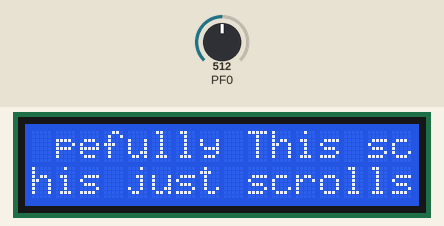
This program was run on a simulated ATmega2560, built with avr-gcc and emulated at 16 MHz. On the bench: 16×2 character LCD. Wiring (inferred from the names in the program): character LCD (HD44780): RS PH5; E PH6; data PG5, PE3, PH3, PH4. The test bench sets the inputs (shaded band); at power-on: PF0 = 512.

Above: at 1.5 s.
1.6 s: PF0 set to 212
At 1.6 s:
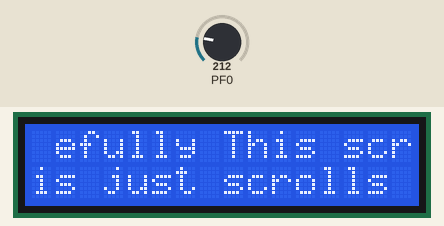
5.2 s: PF0 set to 186
At 5.8 s:
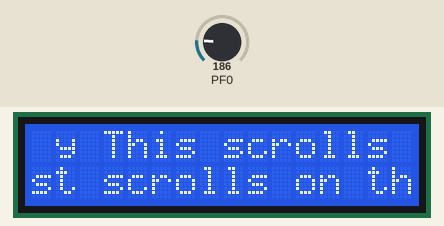
6.8 s: PF0 set to 205
At 7.9 s:
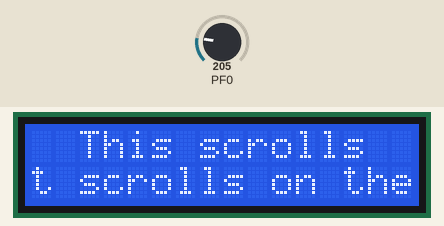
10.4 s: PF0 set to 185
12.0 s: PF0 set to 306
At 13.1 s:
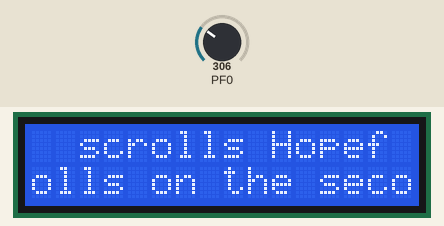
15.6 s: PF0 set to 122
Timing chart, 0 to 18.2 s (numbered marks = the images above; inputs shaded):
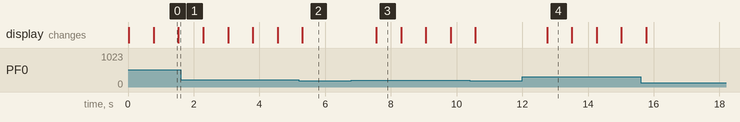

The program:

main.c
```c
#include <string.h>
#include "CSC230.h"
#include "CSC230_LCD.c"


#define MAX_STRING_LEN 17
char *l1ptr;
char *l2ptr;
char *msg1 = "Hopefully This scrolls ";
char *msg2 = "This just scrolls on the second line ";
int chkButton;
/*
Tried to implement what I had in assignment 3 for having a split scroll
decided to try to speed and slow down scroll. However the _delay_ms would
not let me use the speed variable name and was confused as to why. So now
this only pauses and resumes scrolling.
*/
//int speed = 500;

int main(void){
	char line1[MAX_STRING_LEN];
	line1[MAX_STRING_LEN - 1] = '\0';
	l1ptr = msg1;

	char line2[MAX_STRING_LEN];
	line2[MAX_STRING_LEN - 1] = '\0';
	l2ptr = msg2;

	lcd_init();
	ADCSRA = 0x87;
	ADMUX = 0x40;


	for(;;){
		lcd_xy(0, 0);

		lcd_blank(MAX_STRING_LEN);
		copyMessage1(l1ptr, line1, msg1);

		lcd_xy(0, 0);
		lcd_puts(line1);

		lcd_xy(0, 1);

		lcd_blank(MAX_STRING_LEN);
		copyMessage2(l2ptr, line2, msg2);

		lcd_xy(0, 1);
		lcd_puts(line2);

		movPointer();
		chkButton = checkButton();
		doButton(chkButton);
		_delay_ms(750);

	}


}
void copyMessage1(char* ptr, char* copiedMsg, char *msg){

	int i = 0;
	for(i = 0; i < MAX_STRING_LEN - 1; i++){
		if(*ptr == '\0'){
			ptr = msg;
		}
		else{
			*copiedMsg = *ptr;
			copiedMsg++;
			ptr++;
		}
	}
}

void copyMessage2(char* ptr, char* copiedMsg, char *msg){

	int i = 0;
	for(i = 0; i < MAX_STRING_LEN - 1; i++){
		if(*ptr == '\0'){
			ptr = msg;
		}
		else{
			*copiedMsg = *ptr;
			copiedMsg++;
			ptr++;
		}
	}
}

void movPointer(){

	if(*l1ptr == '\0'){
		l1ptr = msg1;
	}
	l1ptr++;

	if(*l2ptr == '\0'){
		l2ptr = msg2;
	}
	l2ptr++;

}

int checkButton(){

	int whichButton;
	ADCSRA |= 0x40;

	while(ADCSRA & 0x40){
		;
	}

	unsigned int lowVal = ADCL;
	unsigned int highVal = ADCH;

	lowVal = lowVal + (highVal << 8);
	if(lowVal > 1000){
		whichButton = 0;
	}

	if(lowVal < 50){
		whichButton =  1;
	}
	else if(lowVal < 195){
		whichButton = 2;
	}
	else if(lowVal < 380){
		whichButton = 3;
	}
	else if(lowVal < 555){
		whichButton = 4;
	}
	else{
		whichButton = 5;
	}

	return whichButton;

}

void doButton(int whichButton){

	int checkButton2;

	if(whichButton == 2){
		checkButton2 = checkButton();
		while(checkButton2 != 3){
			checkButton2 = checkButton();
		}
	}
}
```

CSC230.h
```c
/* CSC230.h
   CSC 230 - Summer 2018

   A header file to agglomerate the various definitions
   needed to compile C programs for the ATmega2560 board.

   Some of the code below is due to other authors, including
   Peter Dannegger and the designers of the processor and LCD shield.

   In your code, it should suffice to use the line
	#include "CSC230.h"
   instead of manually including all of the component files.

   B. Bird - 07/20/2018
*/

#ifndef CSC230_H
#define CSC230_H

//Define the clock speed of the CPU to be 16Mhz
#define F_CPU 16000000UL

#include <avr/io.h>
#include <avr/interrupt.h>
#include <util/delay.h>

// Due to Peter Dannegger
// Macro to access particular bits of a 1-byte value like variables
// (e.g. to read bit 3 of a value x, use SBIT(x,3), and to write to
//  bit 3, use a statement like 'SBIT(x,3) = 1')
struct bits {
  uint8_t b0:1, b1:1, b2:1, b3:1, b4:1, b5:1, b6:1, b7:1;
} __attribute__((__packed__));
#define SBIT_(port,pin) ((*(volatile struct bits*)&port).b##pin)
#define	SBIT(x,y)       SBIT_(x,y)


// Define the constant LCD_2X16 and set up the LCD for 2 line, 16 column mode
#define LCD_2X16

#define LCD_COLUMN      16
#define LCD_LINE        2
#define LCD_LINE1       0x80
#define LCD_LINE2       (0x80 + 0x40)


// Definitions to set up the port and pin numbers for the LCD interface
// (used by the LCD functions).
#define	LCD_D4		SBIT( PORTG, 5 )
#define	LCD_DDR_D4	SBIT( DDRG, 5 )

#define	LCD_D5		SBIT( PORTE, 3 )
#define	LCD_DDR_D5	SBIT( DDRE, 3 )

#define	LCD_D6		SBIT( PORTH, 3 )
#define	LCD_DDR_D6	SBIT( DDRH, 3 )

#define	LCD_D7		SBIT( PORTH, 4 )
#define	LCD_DDR_D7	SBIT( DDRH, 4 )

#define	LCD_RS		SBIT( PORTH, 5 )
#define	LCD_DDR_RS	SBIT( DDRH, 5 )

#define	LCD_E0		SBIT( PORTH, 6 )
#define	LCD_DDR_E0	SBIT( DDRH, 6 )


/* LCD timing constants */

#define	LCD_TIME_ENA    1.0             // 1µs
#define LCD_TIME_DAT    50.0            // 50µs
#define LCD_TIME_CLR    2000.0          // 2ms

/* LCD function declarations */

void lcd_putchar( uint8_t d );
void lcd_init( void );
void lcd_puts( void *s );
void lcd_blank( uint8_t len );          // blank n digits
void lcd_command( uint8_t d );

// An inline function to set the x and y position
// in a 2-line LCD display
static inline void lcd_xy(uint8_t x, uint8_t y){
	lcd_command(x + ((y==1) ? LCD_LINE2 : LCD_LINE1 ));
}


#endif
```

CSC230_LCD.c
```c
#include "CSC230.h"


uint8_t lcd_pos = LCD_LINE1;


static void lcd_nibble( uint8_t d )
{
  LCD_D7 = 0; if( d & 1<<7 ) LCD_D7 = 1;
  LCD_D6 = 0; if( d & 1<<6 ) LCD_D6 = 1;
  LCD_D5 = 0; if( d & 1<<5 ) LCD_D5 = 1;
  LCD_D4 = 0; if( d & 1<<4 ) LCD_D4 = 1;
  LCD_E0 = 1;
  _delay_us( LCD_TIME_ENA );
  LCD_E0 = 0;
}


static void lcd_byte( uint8_t d )
{
  lcd_nibble( d );
  lcd_nibble( d<<4 );
  _delay_us( LCD_TIME_DAT );
}


void lcd_command( uint8_t d )
{
  LCD_RS = 0;
  lcd_byte( d );
  switch( d ){
    case 0 ... 3:                       // on longer commands
      _delay_us( LCD_TIME_CLR );
      d = LCD_LINE1;
    case 0x80 ... 0xFF:                 // set position
      lcd_pos = d;
  }
}


void lcd_putchar( uint8_t d )
{
  LCD_RS = 1;
  lcd_byte( d );
  switch( ++lcd_pos ){
    case LCD_LINE1 + LCD_COLUMN:
#ifdef LCD_LINE2
      d = LCD_LINE2;
      break;
    case LCD_LINE2 + LCD_COLUMN:
#ifdef LCD_LINE3
      d = LCD_LINE3;
      break;
    case LCD_LINE3 + LCD_COLUMN:
#ifdef LCD_LINE4
      d = LCD_LINE4;
      break;
    case LCD_LINE4 + LCD_COLUMN:
#endif
#endif
#endif
      d = LCD_LINE1;
      break;
    default:
      return;
  }
  lcd_command( d );
}


void lcd_puts( void *s )                        // display string from SRAM
{
  for( uint8_t *s1 = s; *s1; s1++ )             // until zero byte
    lcd_putchar( *s1 );
}


void lcd_blank( uint8_t len )                   // blank n digits
{
  while( len-- )
    lcd_putchar( ' ' );
}


void lcd_init( void )
{
  LCD_DDR_D4 = 1;                               // enable output pins
  LCD_DDR_D5 = 1;
  LCD_DDR_D6 = 1;
  LCD_DDR_D7 = 1;
  LCD_DDR_RS = 1;
  LCD_DDR_E0 = 1;
  LCD_E0 = 0;
  LCD_RS = 0;                                   // send commands

  _delay_ms( 15 );
  lcd_nibble( 0x30 );
  _delay_ms( 4.1 );
  lcd_nibble( 0x30 );
  _delay_us( 100 );
  lcd_nibble( 0x30 );
  _delay_us( LCD_TIME_DAT );
  lcd_nibble( 0x20 );                           // 4 bit mode
  _delay_us( LCD_TIME_DAT );
#if LCD_LINE == 1
  lcd_command( 0x20 );                          // 1 line
#else
  lcd_command( 0x28 );                          // 2 lines 5*7
#endif
  lcd_command( 0x08 );                          // display off
  lcd_command( 0x01 );                          // display clear
  lcd_command( 0x06 );                          // cursor increment
  lcd_command( 0x0C );                          // on, no cursor, no blink
}
```

Measured:
- the behaviour switches between 195 and 194 on PF0 (found by bisection; images 1 and 2)
- after the input at 6.8 s, the display: changes after 0.75 s (image 3)
- after the input at 12.0 s, the display: changes after 0.75 s (image 4)
- what the display in image 0 shows lasts 0.7 s, from 0.8 s to 1.5 s
